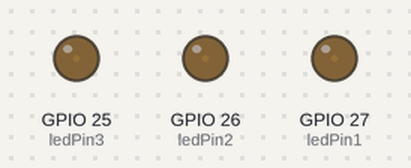
This sketch was run on a simulated ESP32. On the bench: output pins drawn as LEDs (lit = HIGH). What the sketch prints to the serial monitor is not drawn.

Above: at 0.05 s.
At 1.15 s:
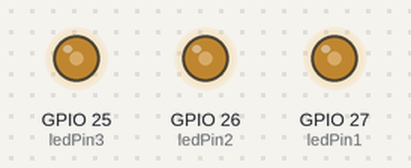
At 2.3 s:
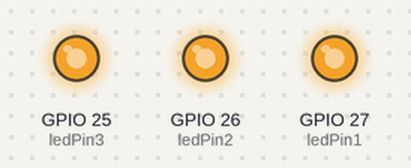
At 3.45 s:
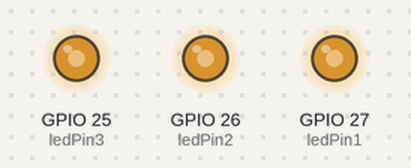
At 4.6 s:
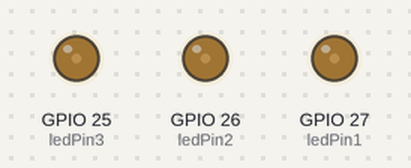
Timing chart, 0 to 6.7 s (numbered marks = the images above):
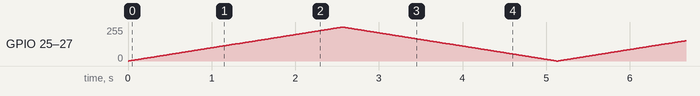

The sketch:

lab03_three.ino
```cpp
// lab03: ESP32 三灯同步呼吸灯实验
// 定义3个LED引脚（可根据你的硬件修改，这里用GPIO2、GPIO4、GPIO5示例）
const int ledPin1 = 27;  // 板载LED/第一个灯
const int ledPin2 = 26;  // 第二个灯
const int ledPin3 = 25;  // 第三个灯

// PWM配置（3个灯共用相同参数，保证同步）
const int freq = 5000;
const int resolution = 8;  // 8位分辨率，占空比0-255

void setup() {
  // 为3个引脚分别绑定PWM
  ledcAttach(ledPin1, freq, resolution);
  ledcAttach(ledPin2, freq, resolution);
  ledcAttach(ledPin3, freq, resolution);

  Serial.begin(115200);
  Serial.println("lab03: 3-LED Synchronized Breathing Light Start");
}

void loop() {
  // 三灯同步渐亮
  for (int dutyCycle = 0; dutyCycle <= 255; dutyCycle++) {
    ledcWrite(ledPin1, dutyCycle);
    ledcWrite(ledPin2, dutyCycle);
    ledcWrite(ledPin3, dutyCycle);
    delay(10);  // 控制呼吸速度，数值越大越慢
  }
  // 三灯同步渐暗
  for (int dutyCycle = 255; dutyCycle >= 0; dutyCycle--) {
    ledcWrite(ledPin1, dutyCycle);
    ledcWrite(ledPin2, dutyCycle);
    ledcWrite(ledPin3, dutyCycle);
    delay(10);
  }

  Serial.println("Synchronized breathing cycle completed");
}
```
